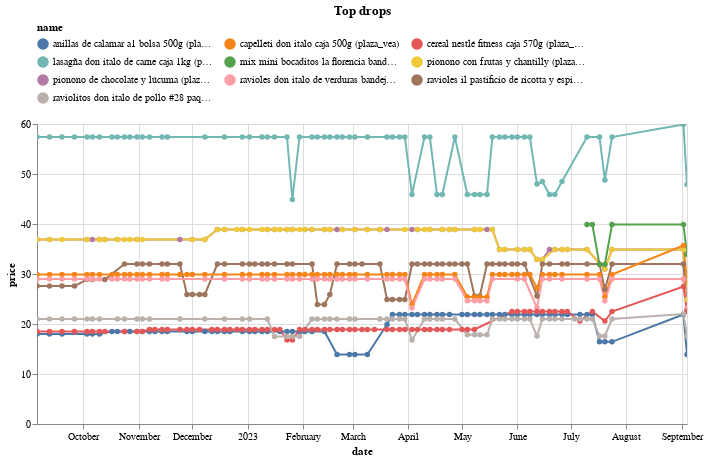

Notebook code for this chart:
### Code cell
(top_changes_abs
 .sort_values('change')
 .head(10)
 .pipe(plot_changes, 'Top drops')
)

### Figure 1 — Vega-Lite specification as saved in the notebook (floating-point values rounded to 4 significant figures; data arrays with more than 128 entries replaced by an {"elided": "..."} marker saying what was removed)
{"config": {"view": {"continuousWidth": 300, "continuousHeight": 300}, "legend": {"columns": 3, "orient": "top"}}, "data": {"name": "data-6f852ddfb49596c72183bc80b3cc4c4c"}, "mark": {"type": "line", "point": true}, "encoding": {"color": {"field": "name", "scale": {"domain": ["anillas de calamar a1 bolsa 500g (plaza_vea)", "capelleti don italo caja 500g (plaza_vea)", "cereal nestlé fitness caja 570g (plaza_vea)", "lasagña don italo de carne caja 1kg (plaza_vea)", "mix mini bocaditos la florencia bandeja 46un (plaza_vea)", "pionono con frutas y chantilly (plaza_vea)", "pionono de chocolate y lúcuma (plaza_vea)", "ravioles don italo de verduras bandeja 500gr (plaza_vea)", "ravioles il pastificio de ricotta y espinaca bandeja 500g (plaza_vea)", "raviolitos don italo de pollo #28 paquete 500g (plaza_vea)"]}, "type": "nominal"}, "tooltip": [{"field": "name", "type": "nominal"}, {"field": "price", "type": "quantitative"}, {"field": "last_price", "type": "quantitative"}], "x": {"field": "date", "type": "temporal"}, "y": {"field": "price", "type": "quantitative"}}, "params": [{"name": "param_9", "select": {"type": "point", "fields": ["name"]}, "bind": "legend"}, {"name": "param_10", "select": {"type": "interval", "encodings": ["x", "y"]}, "bind": "scales"}], "title": "Top drops", "transform": [{"filter": {"param": "param_9"}}], "width": 650, "$schema": "https://vega.github.io/schema/vega-lite/v5.14.1.json", "datasets": {"data-6f852ddfb49596c72183bc80b3cc4c4c": {"elided": "606 records"}}}
